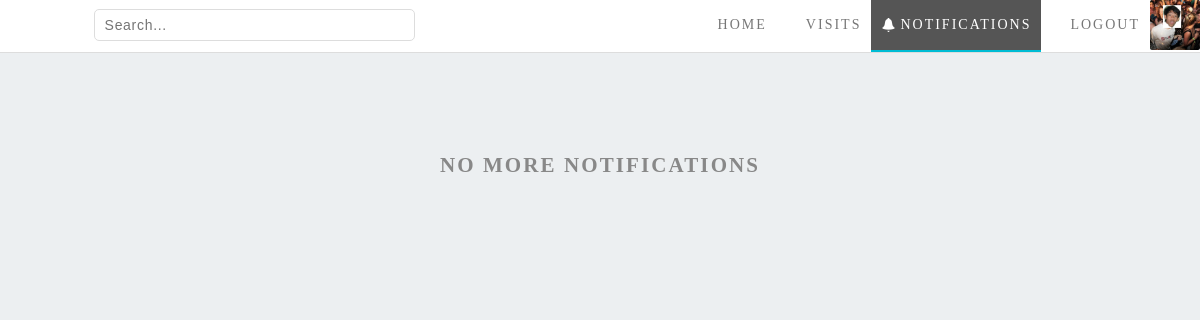
Page /notifications.php (signed in) on the earlier database version.
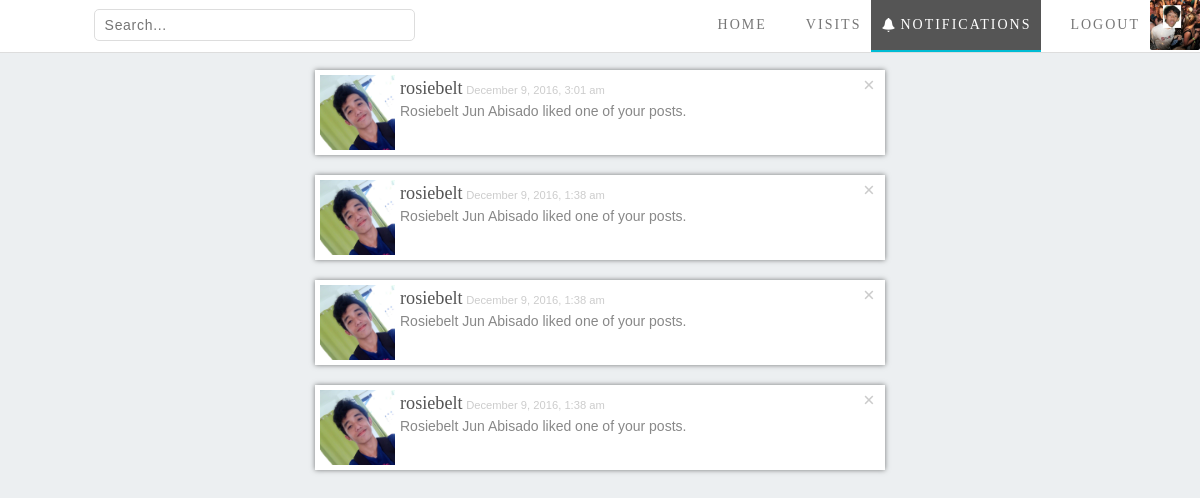
Same page on the later database version.
### tables this page shows
CREATE TABLE `notified` (
  `notif_id` int(9) NOT NULL,
  `user_id_notified` int(9) NOT NULL,
  `int_read` tinyint(1) NOT NULL
);

CREATE TABLE `account` (
  `acc_id` int(9) NOT NULL,
  `username` varchar(50) NOT NULL,
  `firstname` varchar(30) NOT NULL,
  `lastname` varchar(30) NOT NULL,
  `password` varchar(100) NOT NULL,
  `email` varchar(40) NOT NULL,
  `address` varchar(30) NOT NULL,
  `about_me` varchar(60) NOT NULL
);

CREATE TABLE `notification` (
  `notif_id` int(9) NOT NULL,
  `redirect_id` int(9) NOT NULL,
  `user_id_from` int(9) NOT NULL,
  `notif_type` int(1) NOT NULL,
  `time_stamp_notif` timestamp NOT NULL DEFAULT CURRENT_TIMESTAMP
);

### notifications.php (the view, shortened to what this page needs)
<!DOCTYPE html>
<html>
<head>
	<link rel="stylesheet" href="bootstrap/css/bootstrap.min.css">
	<link rel="stylesheet" type="text/css" href="css/navigation_bar_and_body_style.css">
	<link rel="stylesheet" type="text/css" href="css/notifications.css">
</head>
<body>
	<div id = "navBar">
		<form action="search_results_places.php" method="get">
			<input type="text" placeholder="Search..." name = "search">
		</form>
		<ul id = "navList">
			<li><a href="home_page.php"><span class="glyphicon glyphicon-home"></span>HOME</a></li>
			<li><a href="visit.php"><span class="glyphicon glyphicon-map-marker"></span>VISITS</a></li>
			<li><a href="Notifications.php" class="active"><span class="glyphicon glyphicon-bell"></span>NOTIFICATIONS</a></li>
			<li><a href="logout.php" class="logout"><span class="glyphicon glyphicon-log-out"></span>LOGOUT</a></li>
			<li><a href="my_profile.php" class="image-list"><img src="images/profile_pic_img/acc_id_<?=$_SESSION['userID']; ?>.jpg" onerror = "this.src = 'images/default_profile.png'"></a></li>
		</ul>
	</div>
	<div class="container">
	<?php
		require 'connect.php';
		$query = "SELECT *
				  FROM notification
				  NATURAL JOIN notified
				  WHERE user_id_notified = '{$_SESSION['userID']}'
				  ORDER BY time_stamp_notif DESC;";
		$result = mysqli_query($dbconn, $query);
	 if(mysqli_num_rows($result)){
	  foreach ($result as $value): ?>
		<div class="notif-container">
			<img class="user-photo" src="images/profile_pic_img/acc_id_<?=$value['user_id_from']?>.jpg">
			<a href="delete_notif.php?notif_id=<?=$value['notif_id']?>" class="close">&times;</a>
			<?php
				$query = "SELECT *
						  FROM account
						  WHERE acc_id = '{$value['user_id_from']}';";
				$user_result = mysqli_query($dbconn, $query);
				$row = mysqli_fetch_assoc($user_result);
			 ?>
			<span class="username"><?=$row['username']?></span>
			<span class="time-stamp"><?php echo date("F j, Y, g:i a", strtotime($value['time_stamp_notif']));  ?></span>
			<?php
			$fullname = $row['firstname']." ".$row['lastname'];
			 ?>
			<?php if ($value['notif_type'] == 1): ?>
				<p><?= $fullname ?> liked one of your posts.</p><br>
			<?php elseif ($value['notif_type'] == 2): ?>
				<p><?= $fullname ?> tagged you in his post.</p><br>
			<?php elseif ($value['notif_type'] == 3): ?>
				<p><?= $fullname ?> started following you.</p><br>
			<?php endif ?>
		</div>
	<?php endforeach;
	}
	else{
		?>
		<span class="no-notifs">NO MORE NOTIFICATIONS</span>
		<?php
	}
	?>
	</div>
</body>
</html>

### css/Navigation_Bar_and_Body_style.css (style rules this page uses)
body { background-color: #ECEFF1; margin: 0; }
#navBar { background-color: white; display: inline-flex; width: 100%; top: 0; left: 0; position: fixed; z-index: 2; border-bottom: 1px solid #DDD; }
#navBar img { height: 50px; width: 50px; object-position: center; object-fit: cover; box-sizing: border-box; margin: 0; border-radius: 2px; }
#navList { display: inline-flex; justify-content: center; align-content: center; list-style: none; margin: 0; padding: 0; margin-left: auto; }
#navList li { display: inline-flex; justify-content: center; align-items: center; }
#navList > li > a { text-decoration: none; display: block; height: 100%; padding: 0 10px; border: solid rgba(0,0,0,0); border-width: 0 0 2px 0; text-align: center; vertical-align: middle; font-family: "Gotham Medium"; font-size: 14px; letter-spacing: 2px; color: #777; display: flex; align-items: center; justify-content: center; box-sizing: border-box; transition: 0.2s; }
#navList > li > a.image-list { padding: 0; }
#navList > li > a.active { border-color: #00BCD4; background-color: #555; color: white!important; cursor: default; }
#navBar form { margin-left: 7.8%; height: 50px; width: 26.8%; display: inline-flex; justify-content: center; align-items: center; }
#navBar form input[type=text] { color: #888; border-style: none; padding: 5px 10px; width: 100%; border-radius: 5px; border: 1px solid #DDD; transition: 0.2s; font-family: Arial; font-size: 1em; letter-spacing: 0.05em; }
#navBar .glyphicon { margin: -2px 3px 0 0; opacity: 0; transform: scale(0,0); transition: 0.2s; }
#navBar a.active { width: 100%; }
#navBar a:hover .glyphicon, #navBar a.active .glyphicon { opacity: 1; transform: scale(1,1); }
.container { margin-top: 50px; }

### css/Notifications.css (style rules this page uses)
.notif-container { background-color: white; box-shadow: 0 0 5px rgba(0,0,0,0.5); width: 50%; margin: 20px auto 0 auto; padding: 5px; font-family: "Gotham Light"; color: #666; height: 85px; overflow: hidden; }
.user-photo { height: 75px; width: 75px; float: left; margin-right: 5px; object-fit: cover; object-position: center; }
.username { font-family: "Gotham Medium"; color: #555; font-size: 1.3em; }
.time-stamp { color: #CCC; font-size: 0.8em; font-family: "Arial"; }
p { font-family: "Arial"; color: #888; }
.close { margin: 0 5px 0 5px; transition: 0.2s; }
.no-notifs { font-family: "Gotham Light"; font-weight: bold; text-transform: uppercase; letter-spacing: 0.1em; color: #888; width: 100%; text-align: center; font-size: 1.5em; display: block; padding: 100px 0 0 0; }

Differences in the rows shown:
added notified: account.username "rosiebelt", notif.time_stamp_notif "December 9, 2016, 3:01 am", account.firstname+lastname "Rosiebelt Jun Abisado"
added notified: account.username "rosiebelt", notif.time_stamp_notif "December 9, 2016, 1:38 am", account.firstname+lastname "Rosiebelt Jun Abisado"
added notified: account.username "rosiebelt", notif.time_stamp_notif "December 9, 2016, 1:38 am", account.firstname+lastname "Rosiebelt Jun Abisado"
added notified: account.username "rosiebelt", notif.time_stamp_notif "December 9, 2016, 1:38 am", account.firstname+lastname "Rosiebelt Jun Abisado"
Other differences:
text no longer shown: "NO MORE NOTIFICATIONS"
